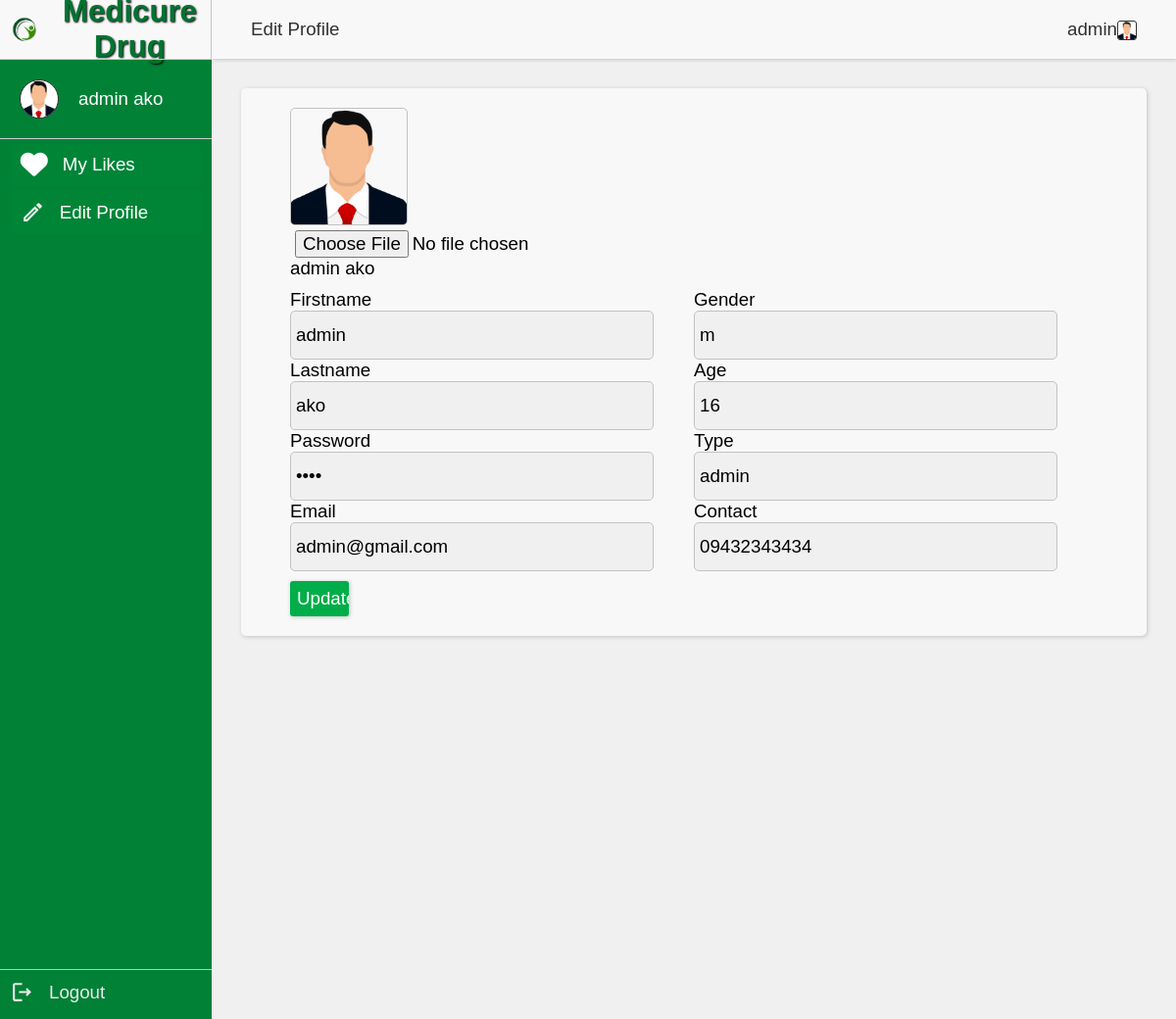
The app's page /pages/customer_pages/edit_profile.php (signed in) with its own data.
### tables this page shows
CREATE TABLE `signup` (
  `userId` int(11) NOT NULL,
  `userProfile` varchar(255) NOT NULL,
  `firstName` varchar(100) NOT NULL,
  `lastName` varchar(100) NOT NULL,
  `email` varchar(255) NOT NULL,
  `password` varchar(255) NOT NULL,
  `gender` enum('f','m','o') NOT NULL,
  `age` int(11) NOT NULL,
  `contact` bigint(11) NOT NULL,
  `role` varchar(100) NOT NULL
);

### pages/customer_pages/edit_profile.php (the view, shortened to what this page needs)
<?php
include '../connect.php';
$myAccount = $_SESSION['user'];
$sql = "SELECT * FROM `signUp` WHERE email = '$myAccount';";
$result = mysqli_query($conn, $sql);
$row = mysqli_fetch_assoc($result);
$userProf = $_SESSION['user'];
$sql6 = "SELECT * FROM signup WHERE email = '$userProf'";
$result6 = mysqli_query($conn, $sql6);
$userProfile = mysqli_num_rows($result6);
$row6 = mysqli_fetch_assoc($result6);
if (isset($_SESSION["user"])) {
	$user = $_SESSION['user'];
	$sql4 = "SELECT * FROM signUp WHERE email = '$user'";
	$result4 = mysqli_query($conn, $sql4);
	$row4 = mysqli_fetch_assoc($result4);
	$userProfile = $row4['userProfile'];
}
?>
<!DOCTYPE html>
<html lang="en">
<head>
	<link rel="stylesheet" href="https://cdnjs.cloudflare.com/ajax/libs/font-awesome/6.4.0/css/all.min.css" />
	<link rel="stylesheet" href="../../style/navbar.css" />
	<link rel="stylesheet" href="../../style/sidenav.css">
	<link rel="stylesheet" href="../../style/editProfile.css" />
</head>
<body>
    <div class="admin-box">
        <div class="brand">
            <img src="../../images/sample logo.png" alt="no image" />
            <a href="../../index.php">Medicure Drug</a>
        </div>
        <div class="profile-pic">
            <img src="<?php echo '../../profile/' . $row4['userProfile']; ?>" alt='<?php echo "profile"; ?>' class="user-image">
            <div>
                <?php echo $_SESSION['firstname'] . ' ' . $_SESSION['lastname']; ?>
            </div>
        </div>
        <a href="./favorite.php" class="box edit-profile">
            <div><i id ='heart' class='fa-solid fa-heart fa-xl' style='color: #ffffff;' id ='heart'></i></div>
            <div>My Likes</div>
        </a>
        <a href="./edit_profile.php" class="box edit-profile">
            <div><img src="../../assets/editProfile.svg" alt="dashboard" width="25px"></div>
            <div>Edit Profile</div>
        </a>
        <a href="../logout.php" class="box logout">
            <div><img src="../../assets/logout.svg" alt="dashboard" width="25px"></div>
            <div>Logout</div>
        </a>
    </div>
	<div class="content-container">
		<nav>
			<div class="head-title">Edit Profile</div>
			<ul>
				<li><a href="./profile.php"> <?php echo $_SESSION['firstname']; ?><img src='../../profile/<?php echo $userProfile ?>' alt='User Profile' class='user-profile' /> </a></li>
	        </ul>
	</nav>
	<div class="manage-account-content">
		<div class="account-info">
			<form action="" enctype="multipart/form-data" method="post">
				<div class="image">
					<img src="<?php echo '../../profile/' . $row6['userProfile']; ?>" alt='<?php echo "profile"; ?>'>
					<input type="file" name="upload" id="profile" class="upload-file">
					<div class="name">
						<?php echo $row['firstName'] . ' ' . $row['lastName'] ?>
					</div>
				</div>
				<div class="right">
					<div class="one">
						<div>Firstname</div>
						<input type="text" name="firstName" id="firstName" value="<?php echo $row["firstName"]; ?>" required>
						<div>Lastname</div>
						<input type="text" name="lastName" id="lastName" value="<?php echo $row["lastName"]; ?>" required>
						<div>Password</div>
						<input type="password" name="password" id="password" value="<?php echo $row["password"]; ?>" required>
						<div>Email</div>
						<input type="text" name="email" id="email" value="<?php echo $row["email"]; ?>" required>
					</div>
					<div class="two">
						<div>Gender</div>
						<input type="text" name="gender" id="gender" value="<?php echo $row["gender"]; ?>" required>
						<div>Age</div>
						<input type="number" name="age" id="age" value="<?php echo $row["age"]; ?>" required>
						<div>Type</div>
						<input type="text" name="role" id="role" value="<?php echo $row["role"]; ?>" required />
						<div>Contact</div>
						<input type="number" name="contact" id="contact" value="<?php echo '0' . $row["contact"]; ?>" required>
					</div>
				</div>
				<input type="submit" value="Update" name="submit" id="add" class="btn-success">
			</form>
		</div>
	</div>
	</div>
</body>
</html>

### style/navbar.css (style rules this page uses)
:root { --primary-color: #018136; --primarys-color: #4ac29025; --black-color: #000; --white-color: #f0f0f0; --bg-shadow: #686868; }
* { font-size: 1.8vh; font-family: "Franklin Gothic Medium", "Arial Narrow", Arial, sans-serif; font-weight: 100; }
.user-profile { width: 20px !important; vertical-align: middle !important; background-color: #fff !important; border-radius: 3px !important; border: 1px solid #313131 !important; }
nav { cursor: pointer; height: 60px; display: flex; flex-wrap: wrap; justify-content: space-around; align-items: center; background-color: transparent; box-shadow: 0px 0px 4px var(--bg-shadow); width: 100%; }
nav ul { width: 28%; height: 40px; display: flex; align-items: center; justify-content: center; gap: 25px; }
nav ul li { list-style: none; text-decoration: none; color: var(--white-color); transition: 0.3s ease; position: relative; }
nav ul li a { color: #313131; text-decoration: none; border-radius: 3px; }
nav ul li::after { content: ""; width: 100%; height: 1px; background: var(--primary-color); position: absolute; bottom: -4px; left: 0; transform: scaleX(0); transform-origin: left; transition: 0.3s ease-in-out; }

### style/sidenav.css (style rules this page uses)
:root { --primary-color: #007430; --black-color: #000; --white-color: #fff; --bg-shadow: #6d6d6d; }
* { font-size: 1.8vh; }
.content-container { width: 82%; height: 100vh; }
body { background-color: #f0f0f0; }
nav { width: 100%; background-color: #f8f8f8 !important; align-items: center; justify-content: space-between !important; margin-inline: auto; padding-inline: 40px; color: #313131; box-shadow: 1px 1px 4px #c3c3c3 !important; }
nav ul { height: 0; width: auto !important; align-items: center; }
nav ul li a { color: #313131 !important; }
.brand { display: flex; align-items: center; width: 100%; height: 60px; border-right: 1px solid #c3c3c3; background-color: #f8f8f8; }
.brand img { width: 50px; }
.brand a { color: var(--primary-color); text-shadow: 1px 1px 2px var(--black-color); text-decoration: none; font-size: 3vh; font-weight: bold; text-align: center; }
.admin-box { position: relative; display: flex; flex-direction: column; align-items: center; width: 18%; height: 100vh; color: #fff !important; background-color: #018136; font-size: 2vh; }
.profile-pic { display: flex; align-items: center; width: 100%; font-size: 2vh !important; gap: 20px; margin-bottom: 5px; border-block: 1px solid #ccc; color: inherit; padding: 20px; }
.profile-pic .user-image { width: 40px; border-radius: 50%; border: #313131 solid 1px; background-color: #fff; }
.admin-box .box { display: flex; text-align: center; width: 90%; align-items: center; padding: 10px; text-decoration: none; color: inherit; margin-bottom: 5px; gap: 15px; }
.admin-box .box:last-child { border-top: #c3c3c3 1px solid; position: absolute; bottom: 0; color: #ebebeb; width: 100%; }
.user-profile { width: 20px; vertical-align: middle; border: 1px solid #303030; border-radius: 5px; }
img { vertical-align: middle; }
.head-title { color: #313131 !important; }

### style/editProfile.css (style rules this page uses)
:root { --primary-color: #007430; --text-color: #474747; --black-color: #000; --white-color: #fff; --bg-shadow: 1px 1px 6px #6d6d6d; }
* { font-family: "Franklin Gothic Medium", "Arial Narrow", Arial, sans-serif; box-sizing: border-box; margin: 0; padding: 0; }
body, html { width: 100%; height: 100vh; display: flex; overflow: hidden; }
.manage-account-content { padding: 30px; width: 100%; height: 100vh; }
.manage-account-content .account-info { width: 100%; height: 75vh; }
.account-info form { background-color: transparent; border-radius: 5px; background-color: #f8f8f8; box-shadow: 1px 1px 4px #c3c3c3 !important; padding: 20px 50px; }
input[type="text"], [type="number"], [type="date"], [type="password"], select { padding: 10px; border: none; width: 100%; height: 50px; border-radius: 5px; border: 1px solid #c2c2c2; background-color: #f0f0f0; }
.account-info img { border: 1px solid #c2c2c2; border-radius: 5px; width: 120px; margin-bottom: 5px; }
.one, .two { width: 50%; }
.account-info .right { display: flex; width: 100%; }
.account-info form input { width: 90%; padding-inline: 5px; }
.btn-success { margin-top: 10px; }
.admin-box .edit-profile { background-color: #008537; border-radius: 5px; }
div.name { margin-bottom: 10px; }

### style/button.css (style rules this page uses)
.btn-success { width: 60px !important; outline: none; border: none; text-decoration: none; color: #fff; padding: 7px !important; display: inline-block; border-radius: 3px; cursor: pointer; background: #00ad48; text-align: center; box-shadow: 1px 1px 4px #c3c3c3; }

### records on screen
signup: userProfile (picture), firstName "admin", lastName "ako", email "admin@gmail.com", gender "m", age "16", role "admin", contact "09432343434"

### other values on screen
$_SESSION['firstname'] "admin"
$_SESSION['lastname'] "ako"
